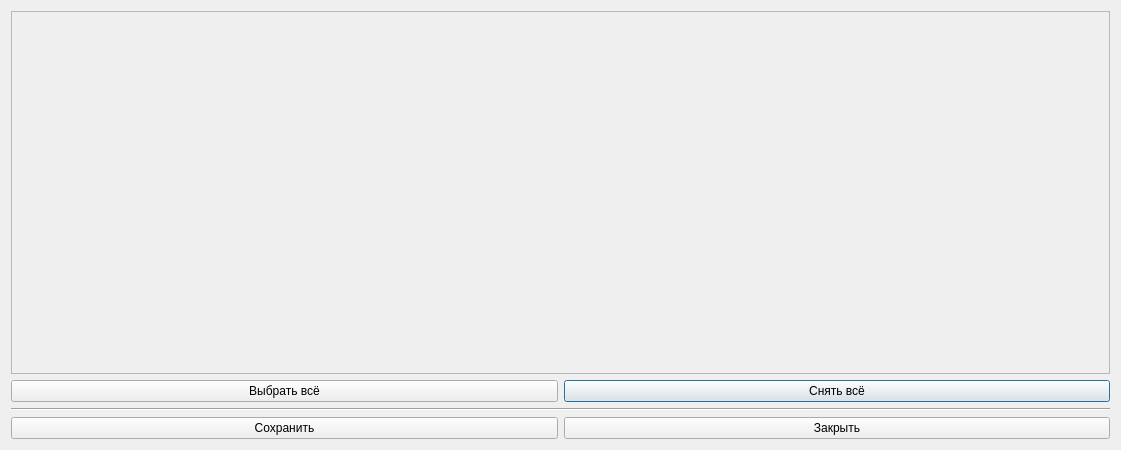
<?xml version="1.0" encoding="UTF-8"?>
<ui version="4.0">
 <class>Dialog_description</class>
 <widget class="QDialog" name="Dialog_description">
  <property name="geometry">
   <rect>
    <x>0</x>
    <y>0</y>
    <width>1121</width>
    <height>450</height>
   </rect>
  </property>
  <property name="windowTitle">
   <string>Список режимов</string>
  </property>
  <layout class="QGridLayout" name="gridLayout_2">
   <item row="1" column="0">
    <layout class="QGridLayout" name="gridLayout_description_buttons">
     <item row="1" column="1">
      <widget class="QPushButton" name="pushButton_description_reset_all">
       <property name="text">
        <string>Снять всё</string>
       </property>
      </widget>
     </item>
     <item row="1" column="0">
      <widget class="QPushButton" name="pushButton_description_check_all">
       <property name="text">
        <string>Выбрать всё</string>
       </property>
      </widget>
     </item>
     <item row="3" column="0">
      <widget class="QPushButton" name="pushButton_description_save">
       <property name="text">
        <string>Сохранить</string>
       </property>
      </widget>
     </item>
     <item row="3" column="1">
      <widget class="QPushButton" name="pushButton_description_close">
       <property name="text">
        <string>Закрыть</string>
       </property>
      </widget>
     </item>
     <item row="2" column="0" colspan="2">
      <widget class="Line" name="line">
       <property name="orientation">
        <enum>Qt::Horizontal</enum>
       </property>
      </widget>
     </item>
    </layout>
   </item>
   <item row="0" column="0">
    <widget class="QScrollArea" name="scrollArea_description">
     <property name="widgetResizable">
      <bool>true</bool>
     </property>
     <widget class="QWidget" name="scrollAreaWidgetContents">
      <property name="geometry">
       <rect>
        <x>0</x>
        <y>0</y>
        <width>1097</width>
        <height>344</height>
       </rect>
      </property>
      <layout class="QGridLayout" name="gridLayout">
       <item row="0" column="0">
        <layout class="QGridLayout" name="gridLayout_description_check_box"/>
       </item>
      </layout>
     </widget>
    </widget>
   </item>
  </layout>
 </widget>
 <resources/>
 <connections/>
</ui>
